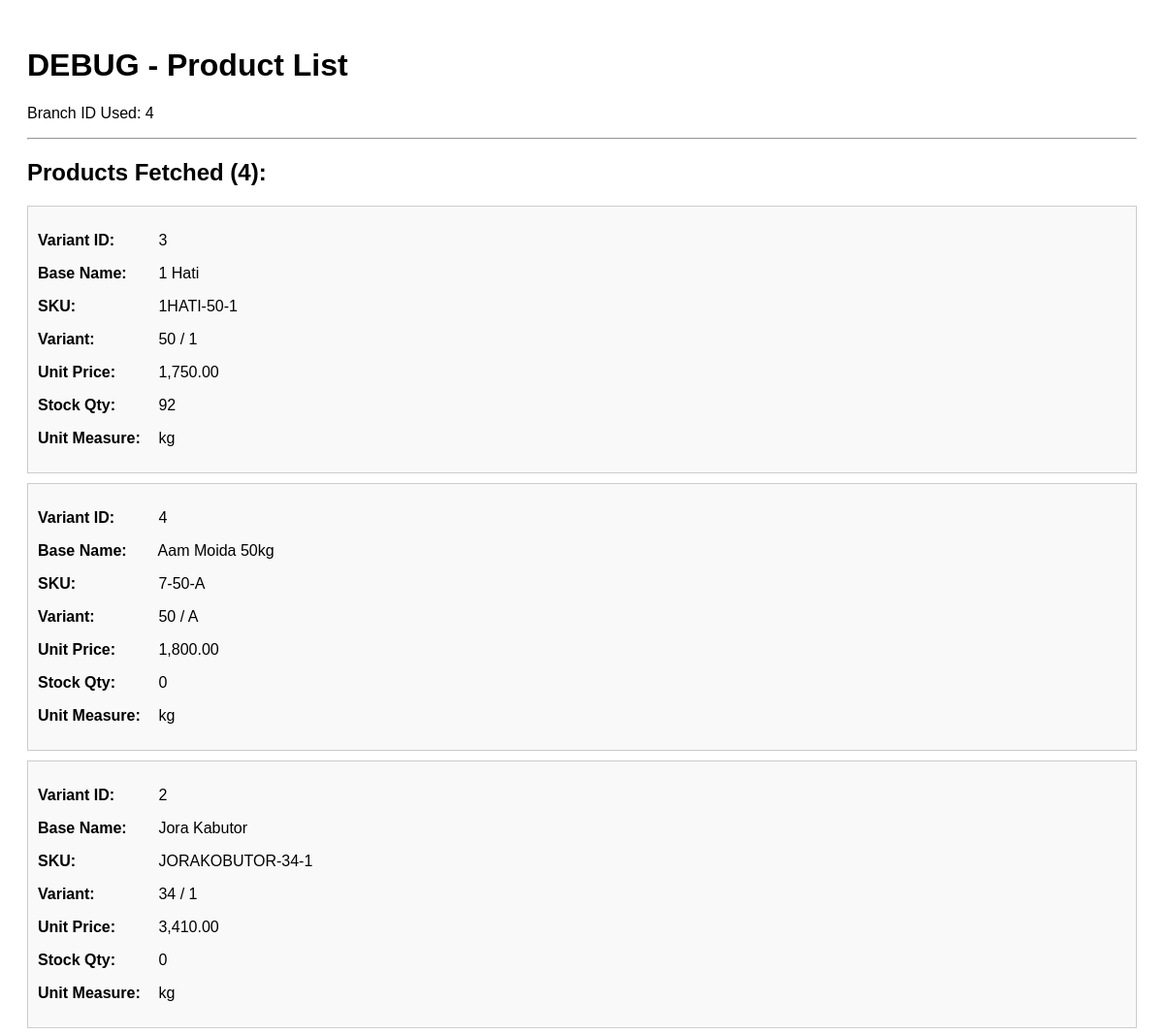
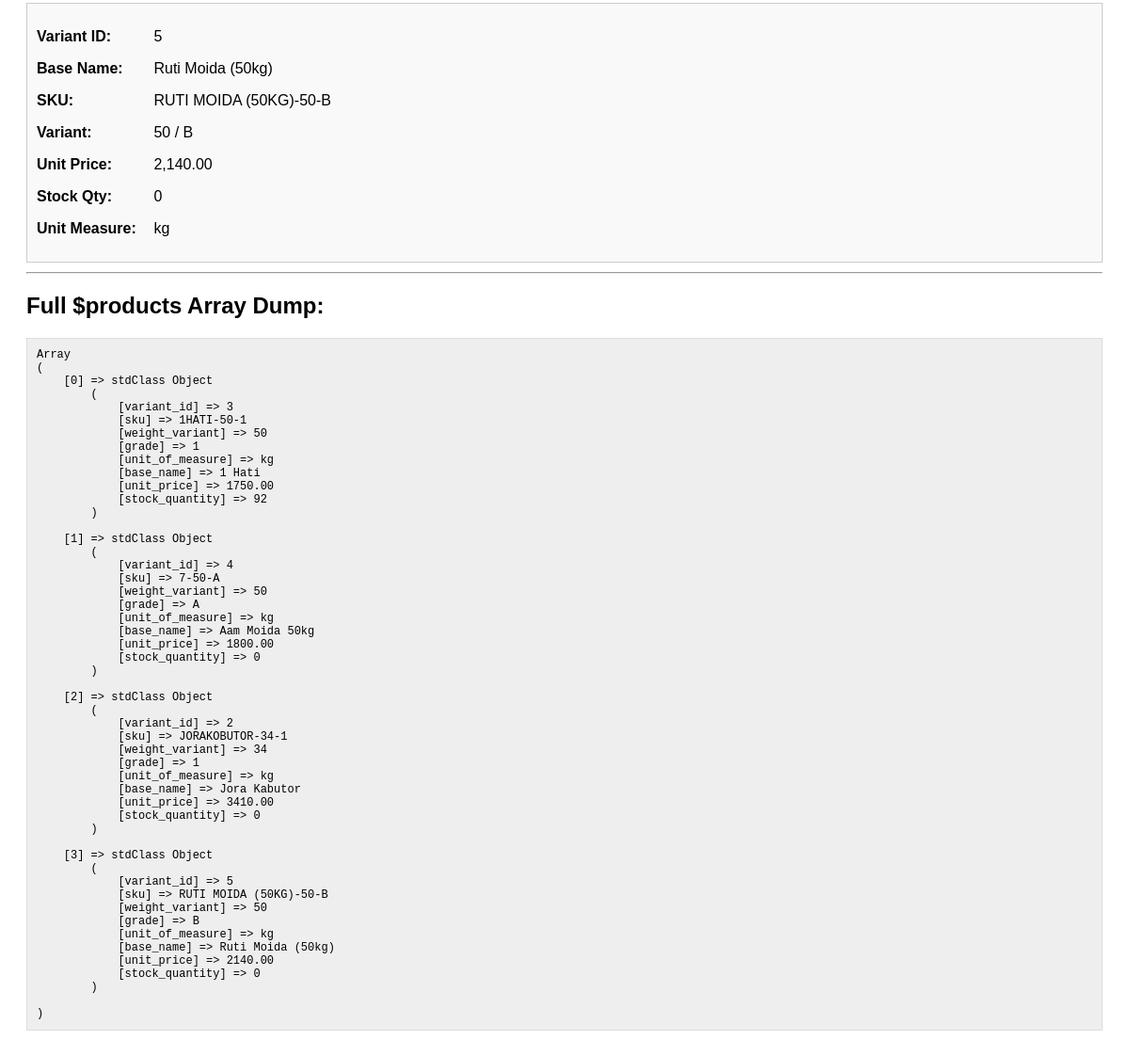
Screenshot of /pos/debug_product_list.php (signed in) with the database file from the repository (2 pictures, top to bottom).
### tables this page shows
CREATE TABLE `employees` (
  `id` int(11) NOT NULL,
  `user_id` bigint(20) UNSIGNED DEFAULT NULL COMMENT 'Links to the `users` table',
  `first_name` varchar(100) NOT NULL,
  `last_name` varchar(100) NOT NULL,
  `email` varchar(100) NOT NULL,
  `phone` varchar(20) DEFAULT NULL,
  `address` text DEFAULT NULL,
  `position_id` int(11) DEFAULT NULL,
  `hire_date` date NOT NULL,
  `base_salary` decimal(10,2) NOT NULL DEFAULT 0.00,
  `status` enum('active','on_leave','terminated') NOT NULL DEFAULT 'active',
  `profile_picture` varchar(255) DEFAULT NULL,
  `branch_id` int(11) UNSIGNED DEFAULT 1
);

CREATE TABLE `product_variants` (
  `id` bigint(20) UNSIGNED NOT NULL,
  `uuid` varchar(36) NOT NULL DEFAULT uuid(),
  `product_id` bigint(20) UNSIGNED NOT NULL COMMENT 'Links to the base product in `products` table',
  `grade` varchar(50) DEFAULT NULL COMMENT 'e.g., A Grade, B Grade',
  `weight_variant` varchar(50) DEFAULT NULL COMMENT 'e.g., 1 Litre, 5 Litre, 1 Piece',
  `unit_of_measure` enum('Piece','Litre','kg','Meter') NOT NULL DEFAULT 'Piece',
  `sku` varchar(100) NOT NULL COMMENT 'The unique SKU for THIS variant, e.g., UPP-A-1L',
  `status` enum('active','inactive') NOT NULL DEFAULT 'active',
  `created_at` timestamp NOT NULL DEFAULT current_timestamp(),
  `updated_at` timestamp NOT NULL DEFAULT current_timestamp() ON UPDATE current_timestamp(),
  `weight_kg` decimal(8,2) DEFAULT NULL
);

CREATE TABLE `products` (
  `id` bigint(20) UNSIGNED NOT NULL,
  `uuid` varchar(36) NOT NULL DEFAULT uuid(),
  `base_name` varchar(255) NOT NULL,
  `base_sku` varchar(100) DEFAULT NULL COMMENT 'A general SKU for the product line, e.g., UPP',
  `description` text DEFAULT NULL,
  `category` varchar(100) DEFAULT NULL,
  `status` enum('active','inactive') NOT NULL DEFAULT 'active',
  `created_at` timestamp NOT NULL DEFAULT current_timestamp(),
  `updated_at` timestamp NOT NULL DEFAULT current_timestamp() ON UPDATE current_timestamp()
);

### core/init.php (called while the page is built, shortened)
<?php
spl_autoload_register(function ($class) {
    $class_file = __DIR__ . '/classes/' . $class . '.php';
});
$db = Database::getInstance();

### core/classes/Database.php (called while the page is built, shortened)
<?php
class Database
{
    private static $_instance = null;
    private $_pdo,
            $_query,
            $_error = false,
            $_results,
            $_count = 0;
    private function __construct()
    {
        try {
            $options = [
                PDO::ATTR_PERSISTENT => true,
                PDO::ATTR_ERRMODE => PDO::ERRMODE_EXCEPTION,
                PDO::ATTR_DEFAULT_FETCH_MODE => PDO::FETCH_OBJ,
                PDO::MYSQL_ATTR_INIT_COMMAND => "SET NAMES utf8mb4 COLLATE utf8mb4_unicode_ci"
            ];
            $this->_pdo = new PDO('mysql:host=' . DB_HOST . ';dbname=' . DB_NAME . ';charset=utf8mb4', DB_USER, DB_PASS, $options);
        } catch (PDOException $e) {
            error_log("Database Connection Error: " . $e->getMessage());
            die("Database connection failed. Please check logs or contact support.");
        }
    }
    public static function getInstance()
    {
        if (!isset(self::$_instance)) {
            self::$_instance = new Database();
        }
        return self::$_instance;
    }
    public function query($sql, $params = [])
    {
        $this->_results = [];
        try {
            $this->_query = $this->_pdo->prepare($sql);
            $success = $this->_query->execute($params);
            if ($success) {
                if (stripos(trim($sql), 'SELECT') === 0) {
                    $this->_results = $this->_query->fetchAll(PDO::FETCH_OBJ);
                } else {
                    $this->_count = $this->_query->rowCount();
                }
            }
        } catch (PDOException $e) {
            $this->_error = true;
            error_log("SQL Error [{$e->getCode()}]: {$e->getMessage()} in query: $sql | Params: " . print_r($params, true));
        }
        return $this;
    }
    public function results()
    {
        return $this->_results;
    }
    public function first()
    {
        return $this->_results[0] ?? null;
    }
}
?>

### pos/debug_product_list.php (the view, shortened to what this page needs)
<?php
require_once '../core/init.php';
global $db;
$pageTitle = 'DEBUG - Product List';
$error = null;
$branch_id = null;
$products = [];
$user_id = $_SESSION['user_id'] ?? null;
if ($user_id) {
    try {
        $employee_info = $db->query("SELECT e.branch_id FROM employees e WHERE e.user_id = ?", [$user_id])->first();
        if ($employee_info && $employee_info->branch_id) {
            $branch_id = $employee_info->branch_id;
        }
    } catch (Exception $e) { $error = "Branch Error: " . $e->getMessage(); error_log("[DEBUG PAGE] Branch Error: " . $e->getMessage()); }
} else { $error = "No User ID"; }
if (!$error) {
    try {
        $queryParams = [];
        $inventoryJoinClause = "inv.variant_id = pv.id";
        if ($branch_id !== null) {
            $inventoryJoinClause .= " AND inv.branch_id = :branch_id_inv";
            $queryParams['branch_id_inv'] = $branch_id;
        }
        $sql = "SELECT
                pv.id as variant_id, pv.sku, pv.weight_variant, pv.grade, pv.unit_of_measure, p.base_name,
                (SELECT pp.unit_price FROM product_prices pp WHERE pp.variant_id = pv.id AND pp.is_active = 1 ORDER BY pp.effective_date DESC, pp.created_at DESC LIMIT 1) as unit_price,
                COALESCE(inv.quantity, 0) as stock_quantity
            FROM product_variants pv
            JOIN products p ON pv.product_id = p.id
            " . ($branch_id !== null ? "LEFT JOIN inventory inv ON {$inventoryJoinClause}" : "") . "
            WHERE p.status = 'active' AND pv.status = 'active'
              AND EXISTS (SELECT 1 FROM product_prices pp_exists WHERE pp_exists.variant_id = pv.id AND pp_exists.is_active = 1)
            ORDER BY p.base_name, pv.sku";
        $products_raw = $db->query($sql, $queryParams)->results();
        $valid_products = [];
        foreach ($products_raw as $product) {
            if (isset($product->unit_price) && $product->unit_price !== null && $product->unit_price > 0) {
                foreach ($product as $key => $value) {
                    if (is_string($value)) $product->$key = htmlspecialchars($value, ENT_QUOTES, 'UTF-8');
                }
                $valid_products[] = $product;
            }
        }
        $products = $valid_products;
    } catch (Exception $e) {
        $error = "Product Query Error: " . $e->getMessage();
        error_log("[DEBUG PAGE] Product Query Error: " . $e->getMessage());
        $products = [];
    }
}
?>
<!DOCTYPE html>
<html lang="en">
<head>
</head>
<body>
    <h1><?php echo $pageTitle; ?></h1>
    <p>Branch ID Used: <?php echo htmlspecialchars($branch_id ?? 'None Determined', ENT_QUOTES, 'UTF-8'); ?></p>
    <hr>
    <h2>Products Fetched (<?php echo count($products); ?>):</h2>
    <?php if (empty($products) && !$error): ?>
        <p>No valid products found for this branch or criteria.</p>
    <?php else: ?>
        <?php foreach ($products as $p): ?>
            <div class="product">
                <p><strong>Variant ID:</strong> <?php echo $p->variant_id; ?></p>
                <p><strong>Base Name:</strong> <?php echo $p->base_name; ?></p>
                <p><strong>SKU:</strong> <?php echo $p->sku; ?></p>
                <p><strong>Variant:</strong> <?php echo $p->weight_variant; ?> / <?php echo $p->grade; ?></p>
                <p><strong>Unit Price:</strong> <?php echo number_format($p->unit_price, 2); ?></p>
                <p><strong>Stock Qty:</strong> <?php echo $p->stock_quantity; ?></p>
                <p><strong>Unit Measure:</strong> <?php echo $p->unit_of_measure; ?></p>
            </div>
        <?php endforeach; ?>
    <?php endif; ?>
    <hr>
    <h2>Full $products Array Dump:</h2>
    <pre><?php print_r($products); ?></pre>
</body>
</html>

### pos/debug_product_list.php (style rules this page uses)
body { font-family: sans-serif; padding: 20px; }
.product { border: 1px solid #ccc; padding: 10px; margin-bottom: 10px; background-color: #f9f9f9; }
.product strong { display: inline-block; min-width: 120px; }
pre { background-color: #eee; padding: 10px; border: 1px solid #ddd; overflow-x: auto; font-size: 12px; }

### rows the page displays
employees: branch "4"
product_variants: id "3", product.base_name "1 Hati", sku "1HATI-50-1", weight_variant "50", grade "1", unit_price "1,750.00", stock_quantity "92", unit_of_measure "kg"
product_variants: id "4", product.base_name "Aam Moida 50kg", sku "7-50-A", weight_variant "50", grade "A", unit_price "1,800.00", stock_quantity "0", unit_of_measure "kg"
product_variants: id "2", product.base_name "Jora Kabutor", sku "JORAKOBUTOR-34-1", weight_variant "34", grade "1", unit_price "3,410.00", stock_quantity "0", unit_of_measure "kg"
product_variants: id "5", product.base_name "Ruti Moida (50kg)", sku "RUTI MOIDA (50KG)-50-B", weight_variant "50", grade "B", unit_price "2,140.00", stock_quantity "0", unit_of_measure "kg"

### other values shown
$pageTitle "DEBUG - Product List"
count($products) "4"
